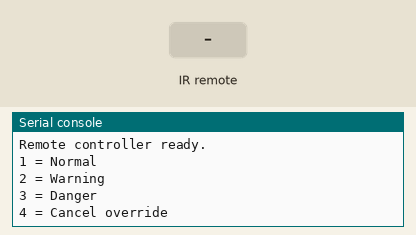
Simulated run of this program. Board: MicroPython board. Parts: the last lines printed to the serial console. Inputs (shaded band) come from the test bench. WiFi joins after 1.5 s; no radio messages arrive unless stated (any console line starting 'radio sent:' is added by the test bench).

Above: at 2.7 s.
2.8 s: infrared code 0x0C received
At 4.0 s:
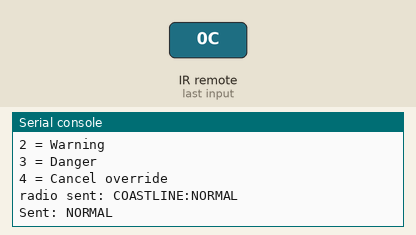
4.3 s: infrared code 0x18 received
At 5.2 s:
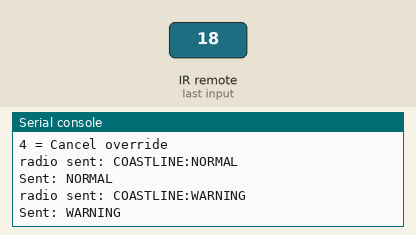
5.8 s: infrared code 0x5E received
At 6.3 s:
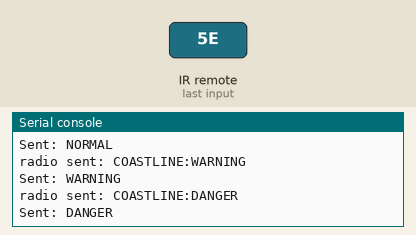
7.3 s: infrared code 0x08 received
At 8.5 s:
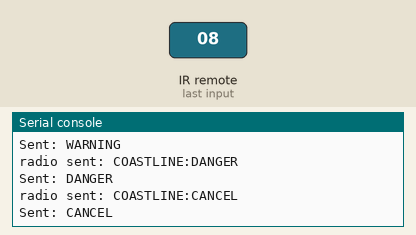
8.8 s: infrared code 0x45 received
At 9.7 s:
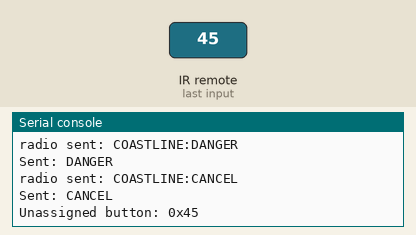

The program:

remote.py
```python
from machine import Pin
import time
import network
import espnow
from ir_rx.nec import NEC_8

WIFI_SSID = "Sargassum-Dashboard"
WIFI_PASSWORD = "Sargassum2026"
IR_PIN = 23

BROADCAST = b"\xff\xff\xff\xff\xff\xff"

BUTTON_COMMANDS = {
    0x0C: ("NORMAL", b"COASTLINE:NORMAL"),
    0x18: ("WARNING", b"COASTLINE:WARNING"),
    0x5E: ("DANGER", b"COASTLINE:DANGER"),
    0x08: ("CANCEL", b"COASTLINE:CANCEL"),
}

pending_code = -1
last_code = -1
last_sent_ms = 0


def ir_callback(data, addr, ctrl):
    global pending_code

    if data >= 0:
        pending_code = data


def connect_wifi(wlan, timeout_ms=15000):
    wlan.active(True)

    try:
        wlan.config(pm=wlan.PM_NONE)
    except Exception:
        pass

    if wlan.isconnected():
        return True

    try:
        wlan.connect(WIFI_SSID, WIFI_PASSWORD)
    except Exception as error:
        print("Wi-Fi connection error:", error)
        return False

    start = time.ticks_ms()

    while not wlan.isconnected():
        if time.ticks_diff(time.ticks_ms(), start) >= timeout_ms:
            return False

        time.sleep_ms(250)

    return True


def main():
    global pending_code, last_code, last_sent_ms

    wlan = network.WLAN(network.STA_IF)
    connected = connect_wifi(wlan)

    if connected:
        print("Wi-Fi connected:", wlan.ifconfig()[0])

        try:
            wlan.config(pm=wlan.PM_NONE)
        except Exception:
            pass
    else:
        print("Wi-Fi not connected.")
        print("Check that Sargassum-Dashboard is running.")

    radio = espnow.ESPNow()
    radio.active(True)

    try:
        radio.add_peer(BROADCAST)
    except Exception as error:
        print("Broadcast peer setup:", error)

    ir = NEC_8(Pin(IR_PIN, Pin.IN), ir_callback)

    print("Remote controller ready.")
    print("1 = Normal")
    print("2 = Warning")
    print("3 = Danger")
    print("4 = Cancel override")

    last_wifi_retry = time.ticks_ms()

    while True:
        now = time.ticks_ms()

        if (
            not wlan.isconnected()
            and time.ticks_diff(now, last_wifi_retry) >= 10000
        ):
            last_wifi_retry = now

            print("Reconnecting Wi-Fi...")
            connected = connect_wifi(wlan, 5000)

            if connected:
                print("Wi-Fi reconnected:", wlan.ifconfig()[0])

                try:
                    wlan.config(pm=wlan.PM_NONE)
                except Exception:
                    pass

        code = pending_code

        if code >= 0:
            pending_code = -1

            if (
                code == last_code
                and time.ticks_diff(now, last_sent_ms) < 250
            ):
                time.sleep_ms(10)
                continue

            last_code = code
            last_sent_ms = now

            command = BUTTON_COMMANDS.get(code)

            if command is None:
                print("Unassigned button: 0x{:02X}".format(code))
            elif not wlan.isconnected():
                print("Wi-Fi disconnected; command not sent.")
            else:
                name, packet = command

                try:
                    result = radio.send(BROADCAST, packet, True)

                    if result:
                        print("Sent:", name)
                    else:
                        print("Send failed:", name)

                except Exception as error:
                    print("Transmission error:", error)

        time.sleep_ms(10)


try:
    main()
except KeyboardInterrupt:
    print("Remote controller stopped.")
```

Measured:
- after the input at 2.8 s, the serial console: prints a new line after 0.09 s (image 1)
- after the input at 4.3 s, the serial console: prints a new line after 0.09 s (image 2)
- after the input at 5.8 s, the serial console: prints a new line after 0.09 s (image 3)
- after the input at 7.3 s, the serial console: prints a new line after 0.09 s (image 4)
- after the input at 8.8 s, the serial console: prints a new line after 0.09 s (image 5)
